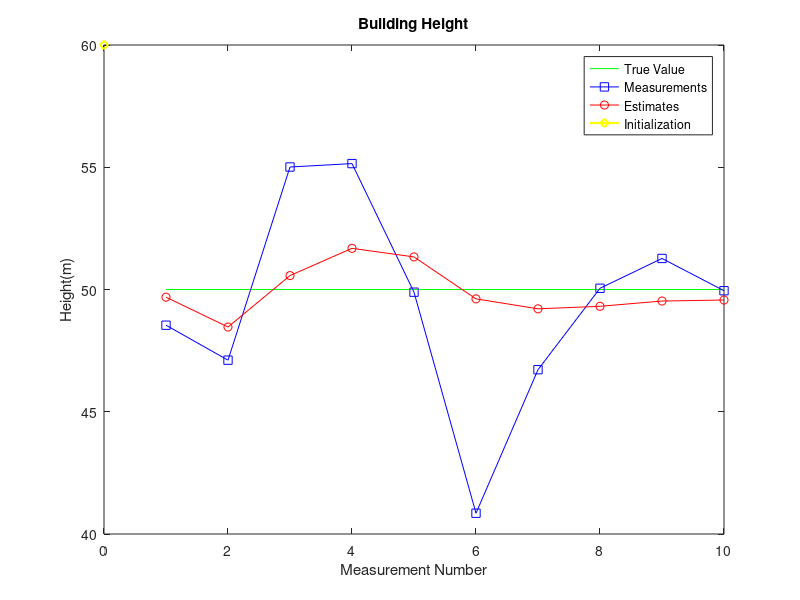
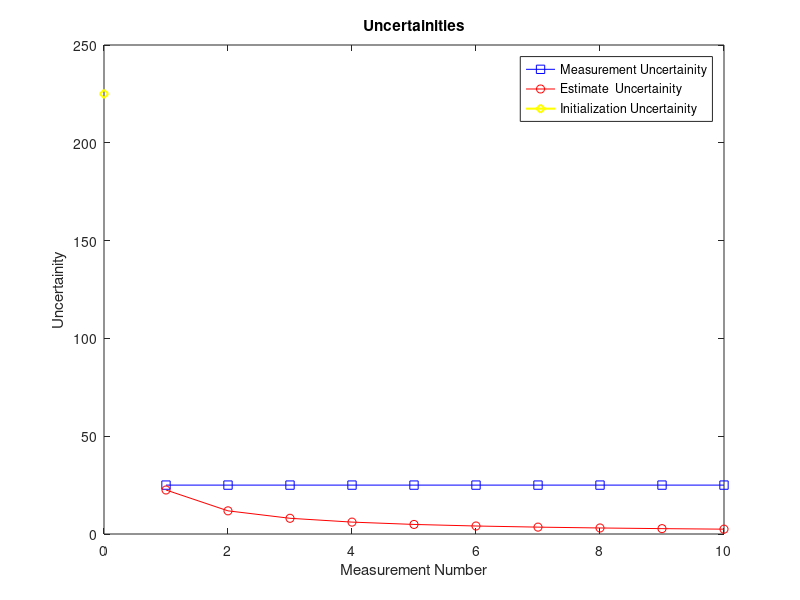
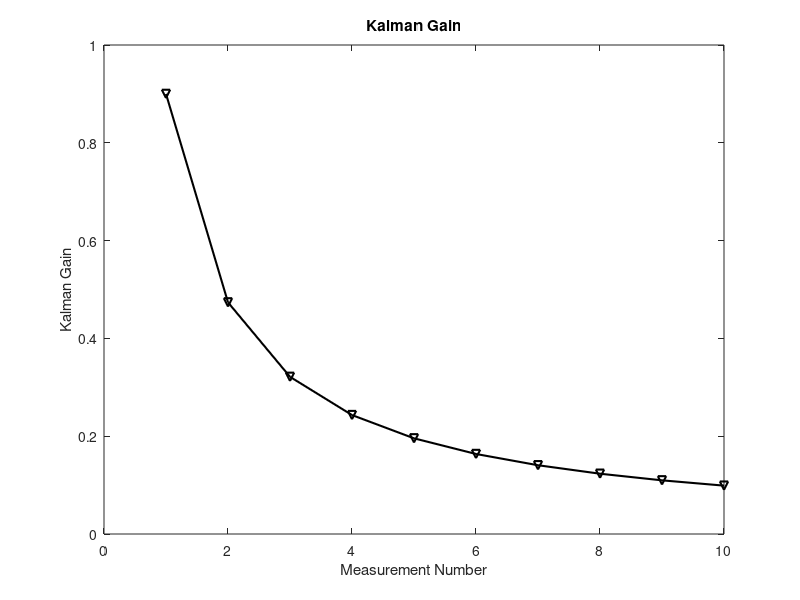

The MATLAB source for these figures, in order:
%True Value of hieght
H=50;
%initialise values
x_init=60;
p_init=225;

z=load('Building.txt'); %measurements
n=size(z,2); %Number of Samples provided in the file

x_est=zeros(1,n); %Height estimates of building
p_est=zeros(1,n); %estimates of uncertainity in estimates

x_pred=zeros(1,n); %predicted estimates height of building before measurement
p_pred=zeros(1,n); %predicted estimates of uncertainity in estimates before measurement

altimeter_uncertainity=25; %Measurement uncertainity
r=zeros(1,n)+altimeter_uncertainity; %Broadcasting to entire array
K=zeros(1,n); %Kalman gain

%Estimate initial values
x_temp=x_init;
p_temp=p_init;

%x_temp and p_temp changes carries predicted from one iteration to next for
%ease of implementation. We save prediction for next state into x_temp and
%p_temp and for the purposes of debugging and plotting save those values in
%the prediction arrays, we don't need them otherwise.

for i = 1:n
    %Save temporary predicted estimates
    x_pred(i)=x_temp;
    p_pred(i)=p_temp;
    %Measure z(i)
    %Update
    K(i)=p_pred(i)/(p_pred(i)+r(i))          %Kalman Gain calculation,
    x_est(i)=x_pred(i)+K(i)*(z(i)-x_pred(i)) %Estimating the current state, 
    p_est(i)=(1-K(i))*p_pred(i)              %Update current state Uncertainity
    %Predict
    x_temp=x_est(i);                         %Constant Dynamics
    p_temp=p_est(i);                         %Extrapolated estimate uncertainty
end

%Visualizing the data
figure
plot(1:n,H*ones(1,n),'g',1:n,z,'b-s',1:n,x_est,'r-o',0,x_init,'y-d','LineWidth',1.5);
legend('True Value','Measurements','Estimates','Initialization');
title('Building Height')
xlabel('Measurement Number')
ylabel('Height(m)')
figure
plot(1:n,r,'b-s',1:n,p_est,'r-o',0,p_init,'y-d','LineWidth',1.5);
legend('Measurement Uncertainity','Estimate  Uncertainity','Initialization Uncertainity');
title('Uncertainities')
xlabel('Measurement Number')
ylabel('Uncertainity')
figure
plot(1:n,K,'k-v','LineWidth',1.5);
title('Kalman Gain')
xlabel('Measurement Number')
ylabel('Kalman Gain')
pause;
close all;